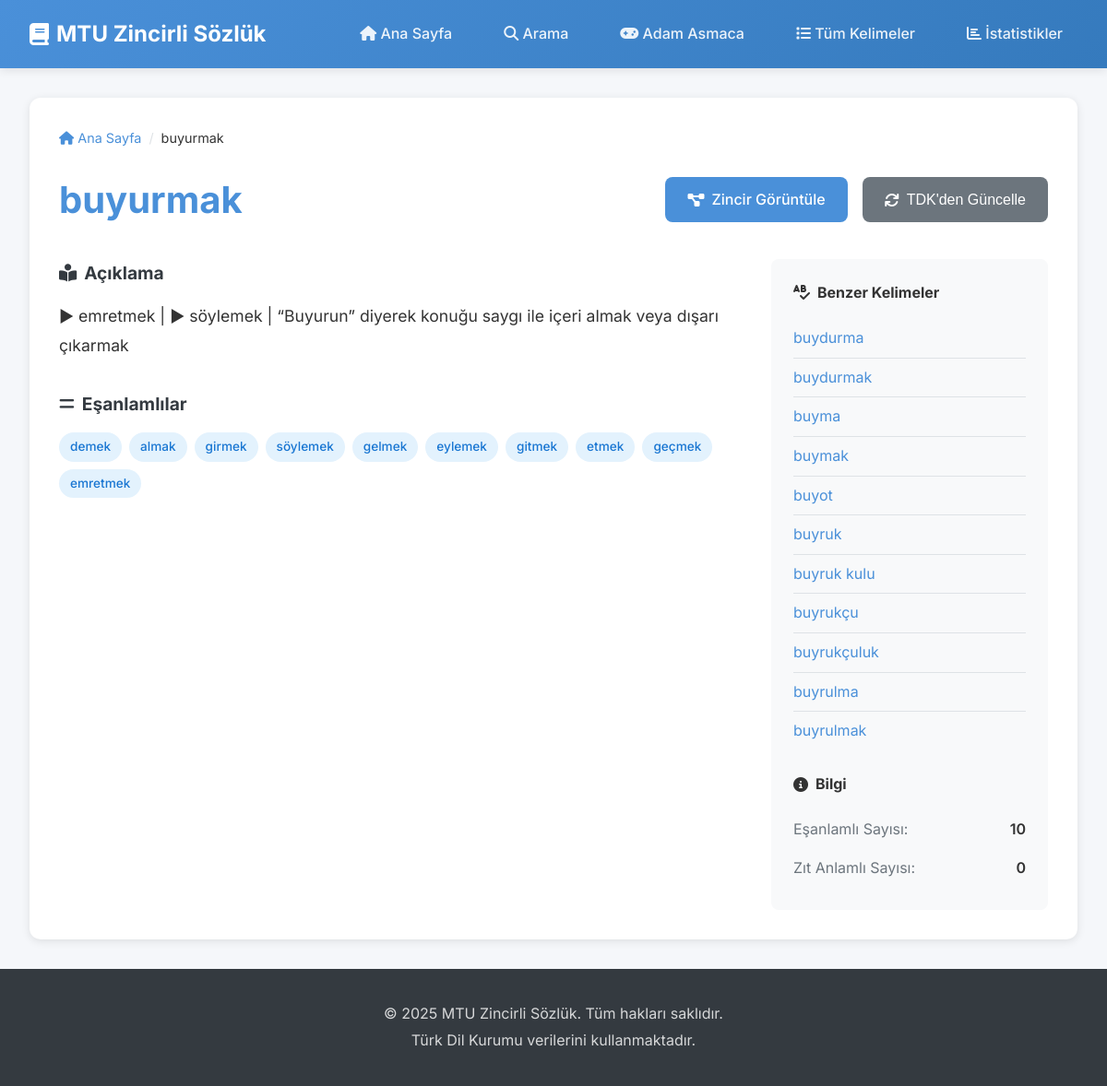
Screenshot of /kelime/buyurmak with the database file from the repository.
### tables this page shows
CREATE TABLE sozluk (
    kelime TEXT PRIMARY KEY,
    esanlamlar TEXT,
    zitanlamlar TEXT,
    aciklama TEXT,
    ornek TEXT
);

### web_app.py (the view)
@app.route('/kelime/<kelime>')
def kelime_detay(kelime):
    veri = kelime_bul(kelime)
    benzerler = benzer_kelimeler(kelime, 10) if veri else []
    esanlamlar = []
    if veri and veri.get('esanlamlar'):
        esanlamlar = [k.strip() for k in veri['esanlamlar'].split(',') if k.strip()]
    zitanlamlar = []
    if veri and veri.get('zitanlamlar'):
        zitanlamlar = [k.strip() for k in veri['zitanlamlar'].split(',') if k.strip()]
    return render_template('kelime.html',
                         kelime=kelime,
                         veri=veri,
                         benzerler=benzerler,
                         esanlamlar=esanlamlar,
                         zitanlamlar=zitanlamlar)

### web_app.py (called while the page is built)
def get_db_connection():
    conn = sqlite3.connect(DB_DOSYA)
    conn.row_factory = sqlite3.Row
    return conn

def kelime_bul(kelime):
    conn = get_db_connection()
    c = conn.cursor()
    c.execute("SELECT * FROM sozluk WHERE kelime = ?", (kelime,))
    row = c.fetchone()
    conn.close()
    if row:
        return dict(row)
    return None

def benzer_kelimeler(kelime, limit=15):
    conn = get_db_connection()
    c = conn.cursor()
    q = f'{kelime[:3]}%' if kelime and len(kelime) >= 3 else f'{kelime}%' if kelime else '%'
    c.execute("SELECT kelime FROM sozluk WHERE kelime LIKE ? ORDER BY kelime LIMIT ?", (q, limit+1))
    rows = [r[0] for r in c.fetchall() if r[0] != kelime]
    conn.close()
    return rows

### templates/kelime.html (shortened to what this page needs)
{% extends "base.html" %}
{% block content %}
<div class="word-detail-page">
    <div class="breadcrumb">
        <a href="{{ url_for('ana_sayfa') }}"><i class="fas fa-home"></i> Ana Sayfa</a>
        <span class="separator">/</span>
        <span class="current">{{ kelime }}</span>
    </div>
    {% if veri %}
    <div class="word-header">
        <h1 class="word-title">{{ kelime }}</h1>
        <div class="word-actions">
            <a href="{{ url_for('zincir_sayfasi', kelime=kelime) }}" class="btn btn-primary">
                <i class="fas fa-project-diagram"></i> Zincir Görüntüle
            </a>
            <button class="btn btn-secondary" id="tdkBtn" data-kelime="{{ kelime }}">
                <i class="fas fa-sync"></i> TDK'den Güncelle
            </button>
        </div>
    </div>
    <div class="word-content">
        <div class="word-main">
            {% if veri.aciklama %}
            <div class="word-section">
                <h2><i class="fas fa-book-reader"></i> Açıklama</h2>
                <p class="description-text">{{ veri.aciklama }}</p>
            </div>
            {% endif %}
            {% if esanlamlar %}
            <div class="word-section">
                <h2><i class="fas fa-equals"></i> Eşanlamlılar</h2>
                <div class="tags-container">
                    {% for esan in esanlamlar %}
                    <a href="{{ url_for('kelime_detay', kelime=esan) }}" class="tag tag-synonym">{{ esan }}</a>
                    {% endfor %}
                </div>
            </div>
            {% endif %}
        </div>
        <div class="word-sidebar">
            {% if benzerler %}
            <div class="sidebar-section">
                <h3><i class="fas fa-spell-check"></i> Benzer Kelimeler</h3>
                <ul class="similar-words-list">
                    {% for benzer in benzerler %}
                    <li><a href="{{ url_for('kelime_detay', kelime=benzer) }}">{{ benzer }}</a></li>
                    {% endfor %}
                </ul>
            </div>
            {% endif %}
            <div class="sidebar-section">
                <h3><i class="fas fa-info-circle"></i> Bilgi</h3>
                <div class="info-item">
                    <span class="info-label">Eşanlamlı Sayısı:</span>
                    <span class="info-value">{{ esanlamlar|length }}</span>
                </div>
                <div class="info-item">
                    <span class="info-label">Zıt Anlamlı Sayısı:</span>
                    <span class="info-value">{{ zitanlamlar|length }}</span>
                </div>
            </div>
        </div>
    </div>
    {% endif %}
</div>
{% endblock %}

### static/css/style.css (style rules this page uses)
:root { --primary-color: #4a90d9; --primary-dark: #357abd; --secondary-color: #6c757d; --success-color: #28a745; --warning-color: #ffc107; --danger-color: #dc3545; --light-color: #f8f9fa; --dark-color: #343a40; --text-color: #333; --text-muted: #6c757d; --border-color: #dee2e6; --shadow: 0 2px 10px rgba(0, 0, 0, 0.1); --shadow-lg: 0 5px 20px rgba(0, 0, 0, 0.15); --radius: 8px; --radius-lg: 12px; --transition: all 0.3s ease; }
* { margin: 0; padding: 0; box-sizing: border-box; }
body { font-family: 'Inter', -apple-system, BlinkMacSystemFont, 'Segoe UI', Roboto, sans-serif; color: var(--text-color); line-height: 1.6; background-color: #f5f7fa; min-height: 100vh; display: flex; flex-direction: column; }
a { color: var(--primary-color); text-decoration: none; transition: var(--transition); }
.btn { display: inline-flex; align-items: center; gap: 0.5rem; padding: 0.75rem 1.5rem; border: none; border-radius: var(--radius); font-size: 1rem; font-weight: 500; cursor: pointer; transition: var(--transition); text-decoration: none; }
.btn-primary { background: var(--primary-color); color: white; }
.btn-secondary { background: var(--secondary-color); color: white; }
.tag { display: inline-block; padding: 0.3rem 0.75rem; border-radius: 20px; font-size: 0.85rem; font-weight: 500; }
.tag-synonym { background: #e3f2fd; color: #1976d2; }
.tags-container { display: flex; flex-wrap: wrap; gap: 0.5rem; }
.word-detail-page { background: white; border-radius: var(--radius-lg); box-shadow: var(--shadow); padding: 2rem; }
.breadcrumb { display: flex; align-items: center; gap: 0.5rem; margin-bottom: 1.5rem; color: var(--text-muted); font-size: 0.9rem; }
.breadcrumb .separator { color: var(--border-color); }
.breadcrumb .current { color: var(--text-color); }
.word-header { display: flex; justify-content: space-between; align-items: center; margin-bottom: 2rem; flex-wrap: wrap; gap: 1rem; }
.word-title { font-size: 2.5rem; color: var(--primary-color); }
.word-actions { display: flex; gap: 1rem; }
.word-content { display: grid; grid-template-columns: 1fr 300px; gap: 2rem; }
.word-section { margin-bottom: 2rem; }
.word-section h2 { font-size: 1.2rem; margin-bottom: 1rem; color: var(--dark-color); display: flex; align-items: center; gap: 0.5rem; }
.description-text { font-size: 1.1rem; line-height: 1.8; }
.word-sidebar { background: var(--light-color); padding: 1.5rem; border-radius: var(--radius); }
.sidebar-section { margin-bottom: 1.5rem; }
.sidebar-section:last-child { margin-bottom: 0; }
.sidebar-section h3 { font-size: 1rem; margin-bottom: 1rem; display: flex; align-items: center; gap: 0.5rem; }
.similar-words-list { list-style: none; }
.similar-words-list li { padding: 0.5rem 0; border-bottom: 1px solid var(--border-color); }
.similar-words-list li:last-child { border-bottom: none; }
.info-item { display: flex; justify-content: space-between; padding: 0.5rem 0; }
.info-label { color: var(--text-muted); }
.info-value { font-weight: 600; }

### rows the page displays
sozluk: aciklama "► emretmek | ► söylemek | “Buyurun” diyerek konuğu saygı ile içeri almak veya dışarı çıkarmak"
sozluk: kelime "buyruk"

### other values shown
{{ kelime }} "buyurmak"
{{ esan }} "demek" "almak" "girmek" "söylemek" "gelmek" "eylemek" "gitmek" "etmek" "geçmek" "emretmek"
{{ benzer }} "buydurma" "buydurmak" "buyma" "buymak" "buyot" "buyruk kulu" "buyrukçu" "buyrukçuluk" "buyrulma" "buyrulmak"
{{ esanlamlar|length }} "10"
{{ zitanlamlar|length }} "0"
